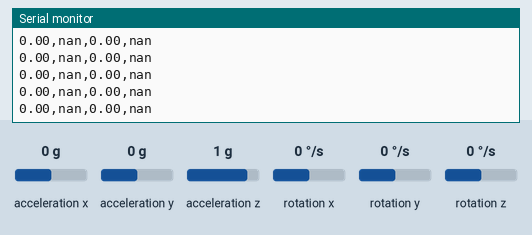
Simulated run of this sketch. Board: Arduino Uno, built for the host (arithmetic inside an expression is 32-bit, double 64-bit). Shown: the last lines printed to the serial monitor. Wiring (inferred from the names in the program): MPU-6050 motion sensor at I2C address 0x68; MPU-6050 motion sensor at I2C address 0x69. The test bench sets the inputs (shaded band); at power-on: acceleration x 0 g, acceleration y 0 g, acceleration z 1 g, rotation x 0 °/s, rotation y 0 °/s, rotation z 0 °/s.

Above: at 1.4 s.
1.5 s: acceleration x set to -1.4 g
At 2.6 s:
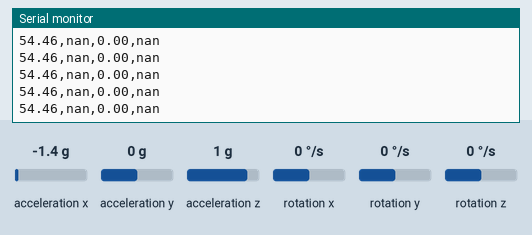
3.0 s: acceleration y set to -1.4 g
At 3.9 s:
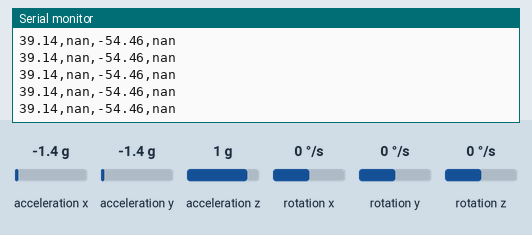
4.5 s: acceleration z set to -1.4 g
At 5.1 s:
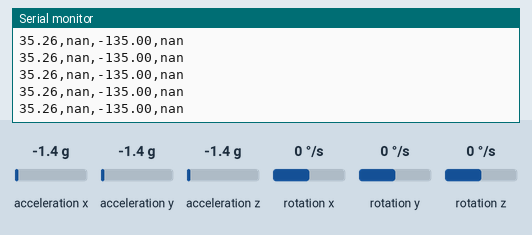
Timing chart, 0 to 7.5 s (numbered marks = the images above; inputs shaded):
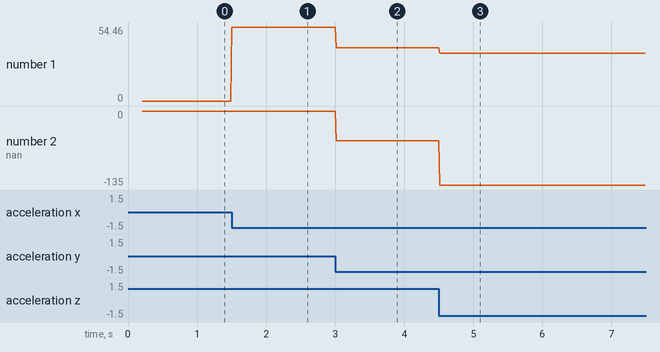

Measured:
- after the input at 1.5 s, the serial monitor: prints a new line at once (image 1)
- after the input at 3.0 s, the serial monitor: prints a new line at once (image 2)
- after the input at 4.5 s, the serial monitor: prints a new line at once (image 3)
- plotted number 1: 0 → 54.46 after the input at 1.5 s, 54.46 → 39.14 after the input at 3.0 s, 39.14 → 35.26 after the input at 4.5 s
- plotted number 2: 0 → -54.46 after the input at 3.0 s, -54.46 → -135 after the input at 4.5 s

The sketch:

Read_MPU6050.ino
```cpp
#include "MPU6050_Sensor.h"

#define I2C_SDA 6
#define I2C_SCL 7
#define ENABLE_CALIBRATION false // แนะนำให้เปิดเพื่อให้กราฟนิ่ง

MPU_Sensor mpu1;
MPU_Sensor mpu2;

void setup() {
  Serial.begin(115200);
  while (!Serial) delay(10);

  Serial.println("Init MPU 1 (Addr: 0x68)...");
  MPU_Init(mpu1, Wire, 0x68, I2C_SDA, I2C_SCL, ENABLE_CALIBRATION);

  Serial.println("Init MPU 2 (Addr: 0x69)...");
  MPU_Init(mpu2, Wire, 0x69, I2C_SDA, I2C_SCL, ENABLE_CALIBRATION);

  // ==========================================
  // [ใหม่] ปรับค่า Beta ตรงนี้ได้เลย!
  // ==========================================
  mpu1.beta = 0.05f; // ค่าต่ำ = กราฟสมูท (เหมาะกับโมเดล 3D)
  mpu2.beta = 0.50f; // ค่าสูง = กราฟแกว่งไว (เข้าหาแรงโน้มถ่วงเร็ว)

  Serial.println("System Ready!");

  // ปริ้นท์ชื่อหัวข้อกราฟเพื่อให้ Serial Plotter มี Legend สีบอกว่าเส้นไหนคืออะไร
  Serial.println("RawPitch,FilteredPitch,RawRoll,FilteredRoll");
}

void loop() {
  MPU_Update(mpu1);
  MPU_Update(mpu2);

  // ==========================================
  // ส่งข้อมูลเข้า Serial Plotter (เปรียบเทียบ ก่อน/หลัง เข้า Filter)
  // ==========================================
  Serial.print(mpu1.raw_pitch); Serial.print(",");
  Serial.print(mpu1.pitch);     Serial.print(",");
  Serial.print(mpu1.raw_roll);  Serial.print(",");
  Serial.println(mpu1.roll);

  delay(10); // อัปเดตที่ 100Hz
}
```

MPU6050_Sensor.h
```cpp
#include <Wire.h>
#include <math.h>

// ==========================================
// [TUNING SECTION] รวมจุดปรับจูนค่าพารามิเตอร์
// ==========================================
#define TUNE_MADGWICK_BETA 0.05f
#define TUNE_ACCEL_DEADZONE 0.05
#define TUNE_VELOCITY_DAMPING 0.90
#define TUNE_CALIB_SAMPLES 500

struct MPU_Sensor {
  TwoWire *wire;
  uint8_t addr;

  // [ใหม่] ตัวแปรสำหรับ Madgwick Filter แบบทำเอง
  float beta = TUNE_MADGWICK_BETA;
  float q0 = 1.0f, q1 = 0.0f, q2 = 0.0f, q3 = 0.0f;

  float bias_AcX = 0, bias_AcY = 0, bias_AcZ = 0;
  float bias_GyX = 0, bias_GyY = 0, bias_GyZ = 0;

  float raw_ax = 0, raw_ay = 0, raw_az = 0;
  float raw_gx = 0, raw_gy = 0, raw_gz = 0;
  float lin_ax = 0, lin_ay = 0, lin_az = 0;

  // [OUTPUT]
  float raw_pitch = 0, raw_roll = 0; // มุมดิบก่อนเข้า Filter
  float pitch = 0, roll = 0, yaw = 0; // มุมหลังผ่าน Filter

  float posX = 0, posY = 0, posZ = 0;
  float velX = 0, velY = 0, velZ = 0;

  unsigned long prevTime = 0;
};

void MPU_Init(MPU_Sensor &sensor, TwoWire &w, uint8_t address, int sda, int scl, bool calibrate) {
  sensor.wire = &w;
  sensor.addr = address;

  w.begin(sda, scl);
  w.beginTransmission(sensor.addr);
  w.write(0x6B);
  w.write(0x00);
  w.endTransmission(true);
  delay(100);

  w.beginTransmission(sensor.addr);
  w.write(0x1C); w.write(0x00);
  w.endTransmission(true);
  w.beginTransmission(sensor.addr);
  w.write(0x1B); w.write(0x00);
  w.endTransmission(true);

  if (calibrate) {
    long sumAcX = 0, sumAcY = 0, sumAcZ = 0;
    long sumGyX = 0, sumGyY = 0, sumGyZ = 0;

    for (int i = 0; i < TUNE_CALIB_SAMPLES; i++) {
      w.beginTransmission(sensor.addr);
      w.write(0x3B);
      w.endTransmission(false);
      w.requestFrom((uint16_t)sensor.addr, (uint8_t)14, true);

      sumAcX += w.read()<<8 | w.read();
      sumAcY += w.read()<<8 | w.read();
      sumAcZ += w.read()<<8 | w.read();
      w.read()<<8 | w.read();
      sumGyX += w.read()<<8 | w.read();
      sumGyY += w.read()<<8 | w.read();
      sumGyZ += w.read()<<8 | w.read();
      delay(2);
    }
    sensor.bias_AcX = (float)sumAcX / TUNE_CALIB_SAMPLES;
    sensor.bias_AcY = (float)sumAcY / TUNE_CALIB_SAMPLES;
    sensor.bias_AcZ = ((float)sumAcZ / TUNE_CALIB_SAMPLES);

    sensor.bias_GyX = (float)sumGyX / TUNE_CALIB_SAMPLES;
    sensor.bias_GyY = (float)sumGyY / TUNE_CALIB_SAMPLES;
    sensor.bias_GyZ = (float)sumGyZ / TUNE_CALIB_SAMPLES;
  }

  sensor.q0 = 1.0f; sensor.q1 = 0.0f; sensor.q2 = 0.0f; sensor.q3 = 0.0f;
  sensor.prevTime = micros();
}

void MPU_Update(MPU_Sensor &sensor) {
  sensor.wire->beginTransmission(sensor.addr);
  sensor.wire->write(0x3B);
  sensor.wire->endTransmission(false);
  sensor.wire->requestFrom((uint16_t)sensor.addr, (uint8_t)14, true);

  if(sensor.wire->available() == 14) {
    int16_t rawAcX = sensor.wire->read()<<8 | sensor.wire->read();
    int16_t rawAcY = sensor.wire->read()<<8 | sensor.wire->read();
    int16_t rawAcZ = sensor.wire->read()<<8 | sensor.wire->read();
    sensor.wire->read()<<8 | sensor.wire->read();
    int16_t rawGyX = sensor.wire->read()<<8 | sensor.wire->read();
    int16_t rawGyY = sensor.wire->read()<<8 | sensor.wire->read();
    int16_t rawGyZ = sensor.wire->read()<<8 | sensor.wire->read();

    unsigned long currentTime = micros();
    float dt = (currentTime - sensor.prevTime) / 1000000.0f;
    sensor.prevTime = currentTime;

    if(dt <= 0.0f) return;

    sensor.raw_ax = (rawAcX - sensor.bias_AcX) / 16384.0f;
    sensor.raw_ay = (rawAcY - sensor.bias_AcY) / 16384.0f;
    sensor.raw_az = (rawAcZ - sensor.bias_AcZ) / 16384.0f;

    sensor.raw_gx = (rawGyX - sensor.bias_GyX) / 131.0f;
    sensor.raw_gy = (rawGyY - sensor.bias_GyY) / 131.0f;
    sensor.raw_gz = (rawGyZ - sensor.bias_GyZ) / 131.0f;

    // 1. คำนวณมุมก่อนเข้า Filter (Raw Pitch & Roll จากความเร่ง)
    sensor.raw_pitch = atan2(-sensor.raw_ax, sqrt(sensor.raw_ay * sensor.raw_ay + sensor.raw_az * sensor.raw_az)) * 57.29577951f;
    sensor.raw_roll  = atan2(sensor.raw_ay, sensor.raw_az) * 57.29577951f;

    // 2. Custom Madgwick Filter
    float recipNorm;
    float s0, s1, s2, s3;
    float qDot1, qDot2, qDot3, qDot4;
    float _2q0, _2q1, _2q2, _2q3, _4q0, _4q1, _4q2, _8q1, _8q2, q0q0, q1q1, q2q2, q3q3;

    // แปลงหน่วย Gyro เป็น rad/s
    float gx = sensor.raw_gx * 0.0174533f;
    float gy = sensor.raw_gy * 0.0174533f;
    float gz = sensor.raw_gz * 0.0174533f;

    qDot1 = 0.5f * (-sensor.q1 * gx - sensor.q2 * gy - sensor.q3 * gz);
    qDot2 = 0.5f * (sensor.q0 * gx + sensor.q2 * gz - sensor.q3 * gy);
    qDot3 = 0.5f * (sensor.q0 * gy - sensor.q1 * gz + sensor.q3 * gx);
    qDot4 = 0.5f * (sensor.q0 * gz + sensor.q1 * gy - sensor.q2 * gx);

    if(!((sensor.raw_ax == 0.0f) && (sensor.raw_ay == 0.0f) && (sensor.raw_az == 0.0f))) {
      recipNorm = 1.0f / sqrt(sensor.raw_ax * sensor.raw_ax + sensor.raw_ay * sensor.raw_ay + sensor.raw_az * sensor.raw_az);
      float ax = sensor.raw_ax * recipNorm;
      float ay = sensor.raw_ay * recipNorm;
      float az = sensor.raw_az * recipNorm;

      _2q0 = 2.0f * sensor.q0; _2q1 = 2.0f * sensor.q1; _2q2 = 2.0f * sensor.q2; _2q3 = 2.0f * sensor.q3;
      _4q0 = 4.0f * sensor.q0; _4q1 = 4.0f * sensor.q1; _4q2 = 4.0f * sensor.q2;
      _8q1 = 8.0f * sensor.q1; _8q2 = 8.0f * sensor.q2;
      q0q0 = sensor.q0 * sensor.q0; q1q1 = sensor.q1 * sensor.q1;
      q2q2 = sensor.q2 * sensor.q2; q3q3 = sensor.q3 * sensor.q3;

      s0 = _4q0 * q2q2 + _2q2 * ax + _4q0 * q1q1 - _2q1 * ay;
      s1 = _4q1 * q3q3 - _2q3 * ax + 4.0f * q0q0 * sensor.q1 - _2q0 * ay - _4q1 + _8q1 * q1q1 + _8q1 * q2q2 + _4q1 * az;
      s2 = 4.0f * q0q0 * sensor.q2 + _2q0 * ax + _4q2 * q3q3 - _2q3 * ay - _4q2 + _8q2 * q1q1 + _8q2 * q2q2 + _4q2 * az;
      s3 = 4.0f * q1q1 * sensor.q3 - _2q1 * ax + 4.0f * q2q2 * sensor.q3 - _2q2 * ay;

      recipNorm = 1.0f / sqrt(s0 * s0 + s1 * s1 + s2 * s2 + s3 * s3);
      s0 *= recipNorm; s1 *= recipNorm; s2 *= recipNorm; s3 *= recipNorm;

      qDot1 -= sensor.beta * s0;
      qDot2 -= sensor.beta * s1;
      qDot3 -= sensor.beta * s2;
      qDot4 -= sensor.beta * s3;
    }

    sensor.q0 += qDot1 * dt; sensor.q1 += qDot2 * dt; sensor.q2 += qDot3 * dt; sensor.q3 += qDot4 * dt;

    recipNorm = 1.0f / sqrt(sensor.q0 * sensor.q0 + sensor.q1 * sensor.q1 + sensor.q2 * sensor.q2 + sensor.q3 * sensor.q3);
    sensor.q0 *= recipNorm; sensor.q1 *= recipNorm; sensor.q2 *= recipNorm; sensor.q3 *= recipNorm;

    // 3. แปลงกลับเป็นมุม Euler
    sensor.roll  = atan2(2.0f * (sensor.q0 * sensor.q1 + sensor.q2 * sensor.q3), 1.0f - 2.0f * (sensor.q1 * sensor.q1 + sensor.q2 * sensor.q2)) * 57.29577951f;
    sensor.pitch = asin(-2.0f * (sensor.q1 * sensor.q3 - sensor.q0 * sensor.q2)) * 57.29577951f;
    sensor.yaw   = atan2(2.0f * (sensor.q1 * sensor.q2 + sensor.q0 * sensor.q3), 1.0f - 2.0f * (sensor.q2 * sensor.q2 + sensor.q3 * sensor.q3)) * 57.29577951f;

    // 4. หักลบแรงโน้มถ่วง (คงเดิมจากไฟล์ที่ส่งมา)
    float p_rad = sensor.pitch * PI / 180.0f;
    float r_rad = sensor.roll * PI / 180.0f;
    float grav_x = -sin(p_rad);
    float grav_y = cos(p_rad) * sin(r_rad);
    float grav_z = cos(p_rad) * cos(r_rad);

    sensor.lin_ax = (sensor.raw_ax - grav_x) * 9.81f;
    sensor.lin_ay = (sensor.raw_ay - grav_y) * 9.81f;
    sensor.lin_az = (sensor.raw_az - grav_z) * 9.81f;

    // 5. ZUPT & Deadzone (คงเดิมจากไฟล์ที่ส่งมา)
    float ax_calc = sensor.lin_ax; float ay_calc = sensor.lin_ay; float az_calc = sensor.lin_az;
    float acc_mag = sqrt(ax_calc*ax_calc + ay_calc*ay_calc + az_calc*az_calc);

    if (acc_mag < TUNE_ACCEL_DEADZONE * 9.81f) {
      ax_calc = 0; ay_calc = 0; az_calc = 0;
      sensor.velX = 0; sensor.velY = 0; sensor.velZ = 0;
    } else {
      sensor.velX *= 0.90f; sensor.velY *= 0.90f; sensor.velZ *= 0.90f;
    }

    sensor.velX += ax_calc * dt; sensor.velY += ay_calc * dt; sensor.velZ += az_calc * dt;
    float vel_mag = sqrt(sensor.velX*sensor.velX + sensor.velY*sensor.velY + sensor.velZ*sensor.velZ);

    if (vel_mag < TUNE_ACCEL_DEADZONE * 9.81f) {
      sensor.velX = 0; sensor.velY = 0; sensor.velZ = 0;
    } else {
      sensor.posX *= 0.90f; sensor.posY *= 0.90f; sensor.posZ *= 0.90f;
    }

    sensor.posX += sensor.velX * dt; sensor.posY += sensor.velY * dt; sensor.posZ += sensor.velZ * dt;
  }
}

void MPU_ResetPosition(MPU_Sensor &sensor) {
  sensor.posX = 0; sensor.posY = 0; sensor.posZ = 0;
  sensor.velX = 0; sensor.velY = 0; sensor.velZ = 0;
}
```
